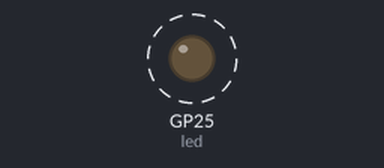
A program run on a simulated Raspberry Pi Pico running MicroPython. Shown: output pins drawn as LEDs (lit = HIGH). Dashed ring = blinking.

Above: at 0.5 s.
Timing chart, 0 to 3.0 s (numbered marks = the images above):
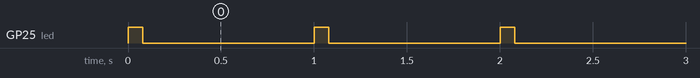

Measured:
- by itself, GP25 (led): alternates HIGH for 0.08 s and LOW for 0.92 s

The program:

main.py
```python
"""Pico 2 W health heartbeat. Copy to the board as main.py: `mpremote cp pico/main.py :main.py`.

LED pattern: one short blink per second = MicroPython running. The LED is on the CYW43 radio chip,
so a working blink also proves the wifi chip initialised.
"""
import time

from machine import Pin

led = Pin("LED", Pin.OUT)
while True:
    led.on()
    time.sleep_ms(80)
    led.off()
    time.sleep_ms(920)
```
